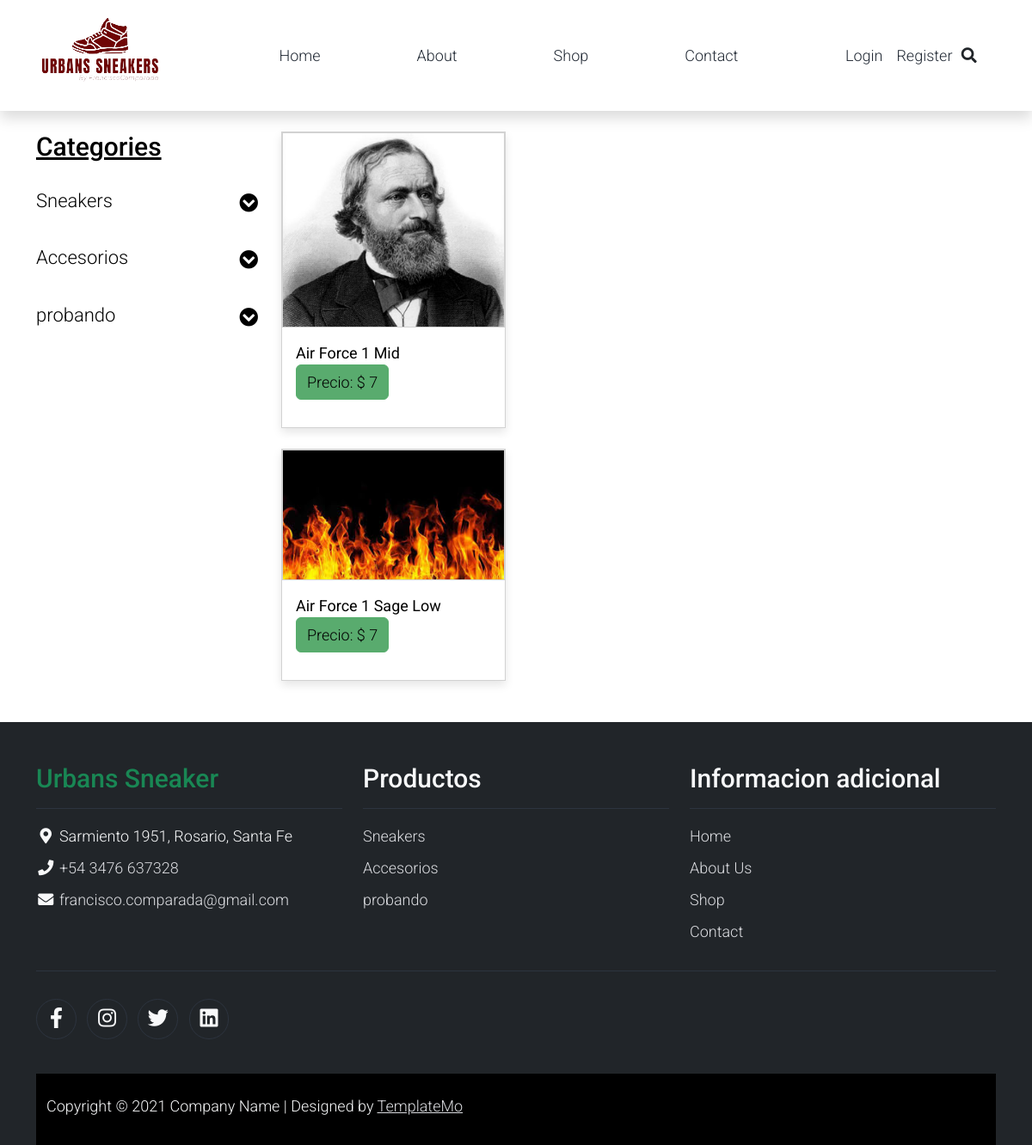
Before: /Productos/Shop_Category/3/ with the older database file.
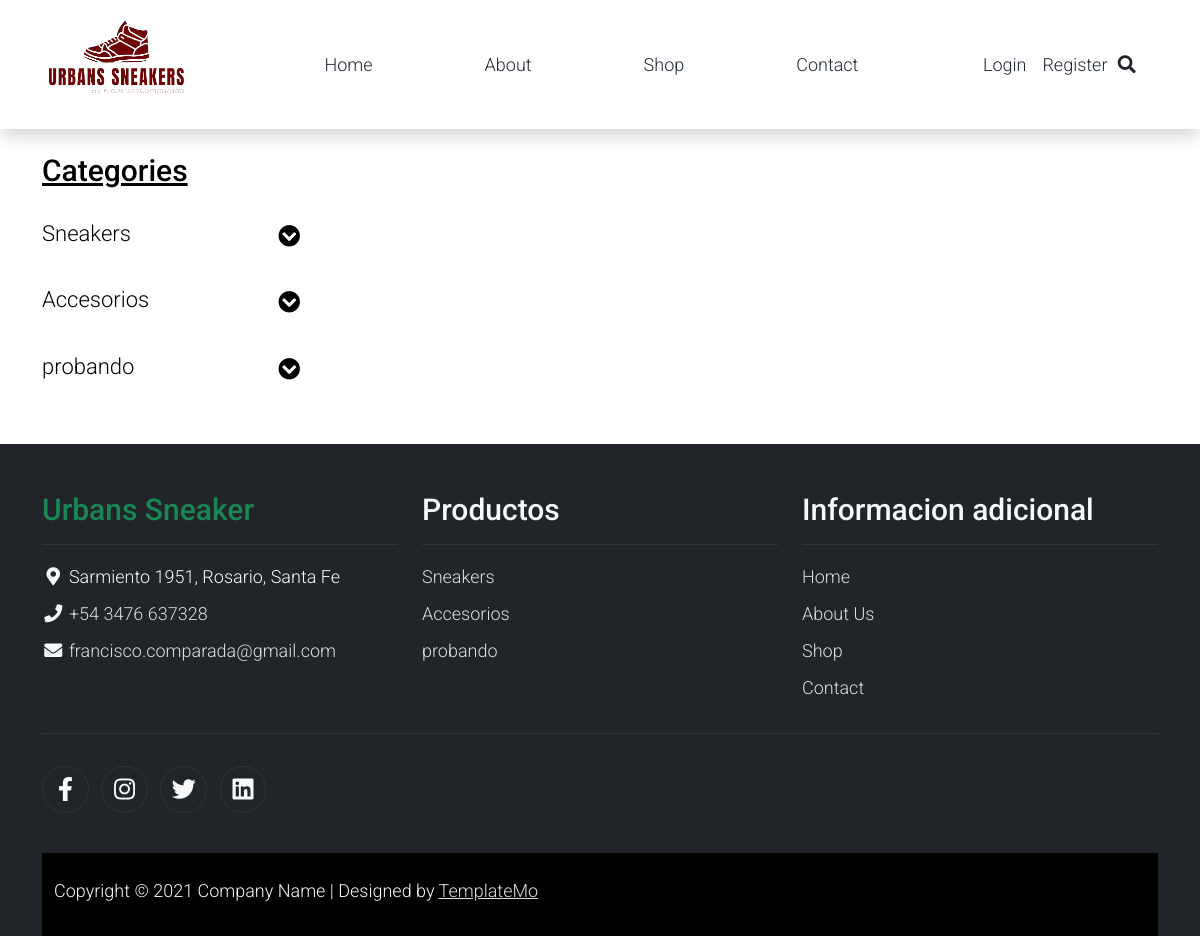
After: the same page with the newer database file.
### Productos/models.py (models this page shows, shortened)
class Category(models.Model):
    category=models.CharField(max_length=75)

class Product(models.Model):
    category=models.ForeignKey('Category',on_delete=models.CASCADE)
    sub_category=models.ForeignKey('Sub_Category',on_delete=models.CASCADE,null=True)
    model=models.CharField(max_length=40)
    price=models.IntegerField()
    coulor=models.CharField(max_length=40,null=True,blank=True)
    description=models.CharField(max_length=400,null=True,blank=True)
    stock=models.IntegerField(null=True)
    img= models.ImageField(null=True, upload_to='img_Product/',blank=True)

### Productos/views.py (the view)
# urls.py: path('Shop_Category/<int:pk>/', Shop_Category, name='Shop_Category'),
def Shop_Category(request, pk):#Shop vista categoria
    if request.method == 'GET':
        category_id = Category.objects.filter(pk=pk)
        products_id=Product.objects.filter(category_id=pk)
        print(len(products_id))
        context = {
            'category_id':category_id,
            'products_id':products_id
        }
        return render(request, 'Productos/Shop_Category.html', context=context)

### Cart/context_processors.py (called while the page is built)
def total_cart_amount(request):
    total=0
    if request.user.is_authenticated:
        if 'cart' in request.session:
            for key,value in request.session['cart'].items():
                total = total +(float(value['price']))
    return{'total_cart_amount':total}

def total_product(request):
    total=0
    if request.user.is_authenticated:
        if 'cart' in request.session:
            for key,value in request.session['cart'].items():
                total = total +(int(value['cant']))
    return{'total_product':total}

### Productos/context_processors.py (called while the page is built)
def id_category(request):
    id_category=Category.objects.all()
    return{
        'id_category':id_category,
    }

def id_sub_category(request):
    id_sub_category=Sub_Category.objects.all()
    return{
        'id_sub_category':id_sub_category,
    }

def id_product(request):
    id_product=Product.objects.all()
    return{
        'id_product':id_product,
    }

### templates/Productos/Shop_Category.html (shortened to what this page needs)
<!DOCTYPE html>
<html lang="en">
{% extends 'General/shop.html' %}
{% block contenido_que_cambia_shop %}
{% load static %}
        <div class="col-lg-9">
            <div class="row">
                <div class="col-md-4">
                    {% for product in products_id %}
                    <div class="card mb-4 product-wap rounded-0">
                        <div class="card rounded-0">
                           <a href="/Productos/Shop_single/{{product.id}}"><img class="card-img rounded-0 img-fluid" src='{{ product.img.url }}'alt='imagen de producto {{product.model}}'></a>
                        </div>
                        <div class="card-body">
                            <a href="#" class="h3 text-decoration-none"><strong>{{product.model}}</strong></a>
                            <ul class="w-100 list-unstyled d-flex justify-content-between mb-0">
                                <p class="text-center"><a href="#" class="btn btn-success">Precio: $ {{product.price}}</a></p>
                            </ul>
                        </div>
                    </div>
                    {% endfor %}
                </div>
            </div>
        </div>
    </div>
</div>
</body>
{% endblock %}

### templates/General/shop.html (shortened to what this page needs)
<!DOCTYPE html>
<html lang="en">
    {% extends 'General/index.html' %}
    {% block base %}
    {% load static %}
    <div class="container py-4">
        <div class="row">
            <div class="col-lg-3">
               <a href="/shop"class="h2 pb-4"style="color: black"><h1 class="h2 pb-4" style="color: black">Categories</h1></a>
                {% if id_category %}
                                {% for categoria in id_category %}
                <ul class="list-unstyled templatemo-accordion">
                    <li class="pb-3">
                        <a class="collapsed d-flex justify-content-between h3 text-decoration-none" href="/Productos/Shop_Category/{{categoria.id}}">
                            {{categoria.category}}
                            <i class="fa fa-fw fa-chevron-circle-down mt-1"></i>
                        </a>
                    </li>
                </ul>
                {% endfor%}
                {% endif %}
            </div>
            {% block contenido_que_cambia_shop %}{% endblock %}
    {% endblock %}

### templates/General/index.html (shortened to what the changed rows need)
{% load bootstrap5 %}
{% load static %}
<!DOCTYPE html>
<html lang="en">
<head>
    <link rel="stylesheet" href='{% static "css/bootstrap.min.css" %}'>
    <link rel="stylesheet" href='{% static "css/templatemo.css" %}'>
    <link rel="stylesheet" href='{% static "css/custom.css" %}'>
    <link rel="stylesheet" href='{% static "css/fontawesome.min.css" %}'>
    <link href="https://cdn.jsdelivr.net/npm/bootstrap@5.2.0/dist/css/bootstrap.min.css" rel="stylesheet">
</head>
<body>
    {% block base %}{% endblock %}
    <footer class="bg-dark" id="tempaltemo_footer">
        <div class="container">
            <div class="row">
                <div class="col-md-4 pt-5">
                    <h2 class="h2 text-success border-bottom pb-3 border-light logo">Urbans Sneaker</h2>
                </div>
                <div class="col-md-4 pt-5">
                    <h2 class="h2 text-light border-bottom pb-3 border-light">Productos</h2>
                    <ul class="list-unstyled text-light footer-link-list">
                        {% if id_category %}
                        {% for categoria in id_category %}
                        <li><a class="text-decoration-none" href="/Productos/Shop_Category/{{categoria.id}}">{{categoria.category}}</a></li>
                        {% endfor %}
                        {% endif %}
                    </ul>
                </div>
                <div class="col-md-4 pt-5">
                    <h2 class="h2 text-light border-bottom pb-3 border-light">Informacion adicional</h2>
                </div>
            </div>
    </footer>
</body>
</html>

Changed rows visible on the page:
removed Product: img (picture), model "Air Force 1 Mid", price "7"
removed Product: img (picture), model "Air Force 1 Sage Low", price "7"
